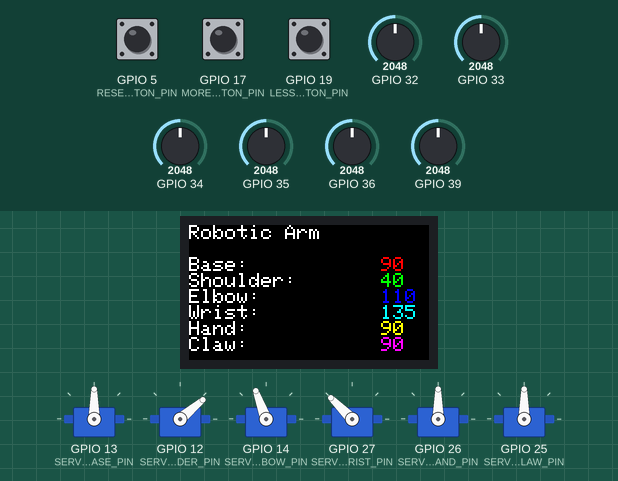
The program below on a simulated ESP32. On the bench: 240×135 colour display, 6 × servo. The inputs (shaded band) are chosen by the test bench; at power-on: GPIO 35 = 2048, GPIO 17 (MORE_SPEED_BUTTON_PIN) LOW, GPIO 34 = 2048, GPIO 36 = 2048, GPIO 5 (RESET_BUTTON_PIN) HIGH, GPIO 19 (LESS_SPEED_BUTTON_PIN) LOW, GPIO 32 = 2048, GPIO 33 = 2048, GPIO 39 = 2048. What the program prints to the serial monitor is not drawn.

Above: at 1.3 s.
1.4 s: GPIO 35 set to 2946
2.9 s: GPIO 35 set to 3063
At 4.5 s:
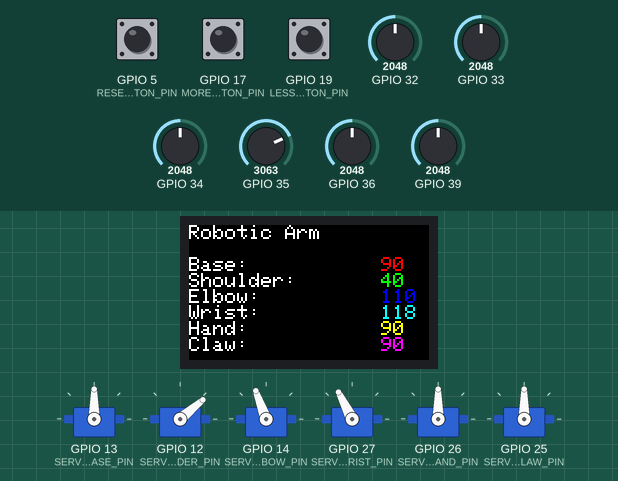
5.9 s: GPIO 17 (MORE_SPEED_BUTTON_PIN) pulled HIGH for 0.15 s
At 6.52 s:
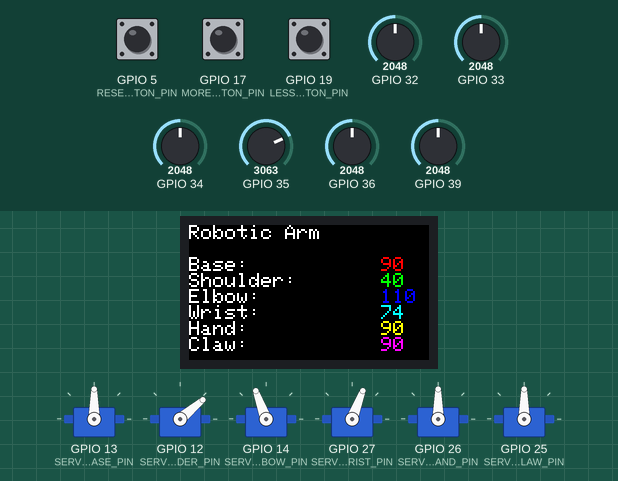
6.6 s: GPIO 34 set to 2940
9.1 s: GPIO 34 set to 3045
At 11.6 s:
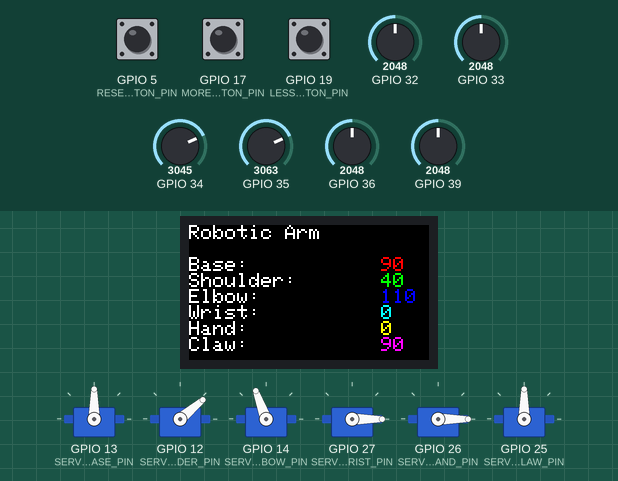
12.1 s: GPIO 36 set to 122
At 13.2 s:
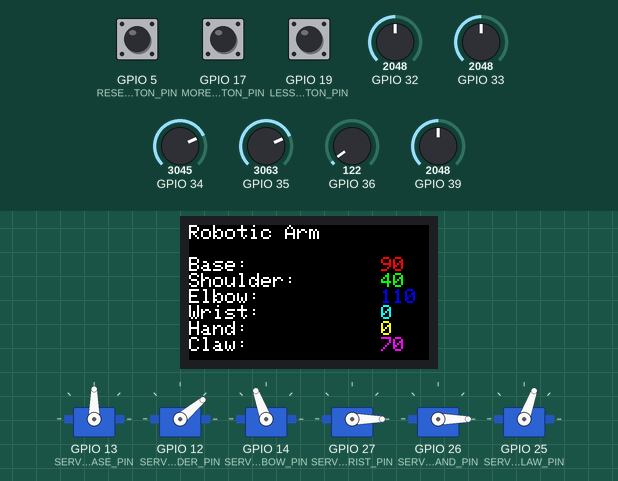
Timing chart, 0 to 15.1 s (numbered marks = the images above; inputs shaded):
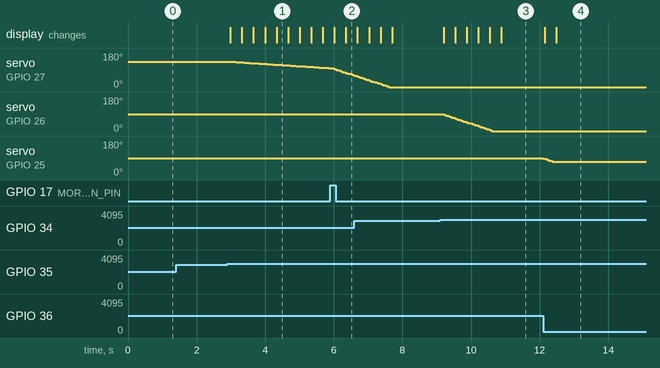

The program:

main.cpp
```cpp
#include <Arduino.h>


#include <freertos/FreeRTOS.h>
#include <freertos/task.h>
#include <Adafruit_ST7789.h>
#include <Arduino_GFX.h>
#include <ESP32Servo.h>
#include <SPI.h>


#define CONTROL_Y_1 GPIO_NUM_33
#define CONTROL_X_1 GPIO_NUM_32
#define CONTROL_Y_2 GPIO_NUM_35
#define CONTROL_X_2 GPIO_NUM_34
#define CONTROL_Y_3 GPIO_NUM_39
#define CONTROL_X_3 GPIO_NUM_36

#define SERVO_BASE_PIN GPIO_NUM_13
#define SERVO_SHOULDER_PIN GPIO_NUM_12
#define SERVO_ELBOW_PIN GPIO_NUM_14
#define SERVO_WRIST_PIN GPIO_NUM_27
#define SERVO_HAND_PIN GPIO_NUM_26
#define SERVO_CLAW_PIN GPIO_NUM_25

#define RESET_BUTTON_PIN GPIO_NUM_5
#define MORE_SPEED_BUTTON_PIN GPIO_NUM_17
#define LESS_SPEED_BUTTON_PIN GPIO_NUM_19

#define TFT_SCL GPIO_NUM_18
#define TFT_SDA GPIO_NUM_23
#define TFT_RST GPIO_NUM_4
#define TFT_DC GPIO_NUM_2
#define TFT_CS GPIO_NUM_15

#define SERVO_MAX_SIGNAL 2500
#define SERVO_MIN_SIGNAL 500
#define READ_CONTROL_DELAY 70
#define SET_SERVO_DELAY 5


typedef struct {
  Servo servo;
  uint8_t angle;
  uint16_t control_pin;
  uint16_t servo_pin;
  uint8_t max_angle;
  uint8_t min_angle;
  bool inverted;
  uint8_t velocity;


  void setup() {
    pinMode(control_pin, INPUT);

    servo.setPeriodHertz(50);
    servo.attach(servo_pin, SERVO_MIN_SIGNAL, SERVO_MAX_SIGNAL);
    servo.write(angle);
  }

  void updateServo() {
    servo.write(angle);
  }
} ServoParameters;


ServoParameters base = {Servo(), 90, CONTROL_X_1, SERVO_BASE_PIN, 180, 0, false, 1};
ServoParameters shoulder = {Servo(), 40, CONTROL_Y_1, SERVO_SHOULDER_PIN, 180, 0, true, 1};
ServoParameters elbow = {Servo(), 110, CONTROL_Y_3, SERVO_ELBOW_PIN, 180, 0, true, 1};
ServoParameters wrist = {Servo(), 135, CONTROL_Y_2, SERVO_WRIST_PIN, 180, 0, false, 1};
ServoParameters hand = {Servo(), 90, CONTROL_X_2, SERVO_HAND_PIN, 180, 0, false, 1};
ServoParameters claw = {Servo(), 90, CONTROL_X_3, SERVO_CLAW_PIN, 160, 70, true, 5};
Adafruit_ST7789 display = Adafruit_ST7789(TFT_CS, TFT_DC, TFT_RST);


void read_control(void *pvParameters);
void set_servo(void *pvParameters);
void check_reset_button(void *pvParameters);
void check_more_speed_button(void *pvParameters);
void check_less_speed_button(void *pvParameters);
void update_display(void *pvParameters);
void clear_display(void *pvParameters);


void setup() {
  Serial.begin(115200);
  Serial2.begin(115200);
  Serial2.end();


  display.init(135, 240, SPI_MODE0);
  display.setRotation(3);
  display.fillScreen(ST77XX_BLACK);


  ESP32PWM::allocateTimer(0);
	ESP32PWM::allocateTimer(1);
	ESP32PWM::allocateTimer(2);
	ESP32PWM::allocateTimer(3);


  base.setup();
  shoulder.setup();
  elbow.setup();
  wrist.setup();
  hand.setup();
  claw.setup();


  BaseType_t task_read_control_base = xTaskCreate(read_control, "read_control_base", (configMINIMAL_STACK_SIZE + 256), &base, 2, NULL);
  BaseType_t task_read_control_shoulder = xTaskCreate(read_control, "read_control_shoulder", (configMINIMAL_STACK_SIZE + 256), &shoulder, 2, NULL);
  BaseType_t task_read_control_wrist = xTaskCreate(read_control, "read_control_wrist", (configMINIMAL_STACK_SIZE + 256), &wrist, 2, NULL);
  BaseType_t task_read_control_elbow = xTaskCreate(read_control, "read_control_elbow", (configMINIMAL_STACK_SIZE + 256), &elbow, 2, NULL);
  BaseType_t task_read_control_hand = xTaskCreate(read_control, "read_control_hand", (configMINIMAL_STACK_SIZE + 256), &hand, 2, NULL);
  BaseType_t task_read_control_claw = xTaskCreate(read_control, "read_control_claw", (configMINIMAL_STACK_SIZE + 256), &claw, 2, NULL);
  if (task_read_control_base == pdFAIL) { Serial.println("Task read_control_base failed to create"); }
  if (task_read_control_shoulder == pdFAIL) { Serial.println("Task read_control_shoulder failed to create"); }
  if (task_read_control_elbow == pdFAIL) { Serial.println("Task read_control_elbow failed to create"); }
  if (task_read_control_wrist == pdFAIL) { Serial.println("Task read_control_wrist failed to create"); }
  if (task_read_control_hand == pdFAIL) { Serial.println("Task read_control_hand failed to create"); }
  if (task_read_control_claw == pdFAIL) { Serial.println("Task read_control_hand failed to create"); }


  BaseType_t task_set_servo_base = xTaskCreate(set_servo, "set_servo_base", (configMINIMAL_STACK_SIZE), &base, 1, NULL);
  BaseType_t task_set_servo_shoulder = xTaskCreate(set_servo, "set_servo_shoulder", (configMINIMAL_STACK_SIZE), &shoulder, 1, NULL);
  BaseType_t task_set_servo_elbow = xTaskCreate(set_servo, "set_servo_elbow", (configMINIMAL_STACK_SIZE), &elbow, 1, NULL);
  BaseType_t task_set_servo_wrist = xTaskCreate(set_servo, "set_servo_wrist", (configMINIMAL_STACK_SIZE), &wrist, 1, NULL);
  BaseType_t task_set_servo_hand = xTaskCreate(set_servo, "set_servo_hand", (configMINIMAL_STACK_SIZE), &hand, 1, NULL);
  BaseType_t task_set_servo_claw = xTaskCreate(set_servo, "set_servo_claw", (configMINIMAL_STACK_SIZE), &claw, 1, NULL);
  if (task_set_servo_base == pdFAIL) { Serial.println("Task set_servo_base failed to create"); }
  if (task_set_servo_shoulder == pdFAIL) { Serial.println("Task set_servo_shoulder failed to create"); }
  if (task_set_servo_elbow == pdFAIL) { Serial.println("Task set_servo_elbow failed to create"); }
  if (task_set_servo_wrist == pdFAIL) { Serial.println("Task set_servo_wrist failed to create"); }
  if (task_set_servo_hand == pdFAIL) { Serial.println("Task set_servo_hand failed to create"); }
  if (task_set_servo_claw == pdFAIL) { Serial.println("Task set_servo_claw failed to create"); }


  BaseType_t task_check_reset_button = xTaskCreate(check_reset_button, "check_reset_button", (configMINIMAL_STACK_SIZE), NULL, 3, NULL);
  BaseType_t task_check_more_speed_button = xTaskCreate(check_more_speed_button, "check_more_speed_button", (configMINIMAL_STACK_SIZE), NULL, 3, NULL);
  BaseType_t task_check_less_speed_button = xTaskCreate(check_less_speed_button, "check_less_speed_button", (configMINIMAL_STACK_SIZE), NULL, 3, NULL);
  if (task_check_reset_button == pdFAIL) { Serial.println("Task check_reset_button failed to create"); }
  if (task_check_more_speed_button == pdFAIL) { Serial.println("Task check_more_speed_button failed to create"); }
  if (task_check_less_speed_button == pdFAIL) { Serial.println("Task check_less_speed_button failed to create"); }


  BaseType_t task_update_display = xTaskCreate(update_display, "update_display", (configMINIMAL_STACK_SIZE + 1024), NULL, 4, NULL);
  BaseType_t task_clear_display = xTaskCreate(clear_display, "clear_display", (configMINIMAL_STACK_SIZE), NULL, 4, NULL);
  if (task_update_display == pdFAIL) { Serial.println("Task update_display failed to create"); }
  if (task_clear_display == pdFAIL) { Serial.println("Task clear_display failed to create"); }
}


void loop() {
  vTaskDelay(10000);
}


void read_control(void *pvParameters) {
  ServoParameters *parameters = (ServoParameters *)pvParameters;

  while (true) {
    uint16_t control_value = analogRead(parameters->control_pin);
    int16_t new_angle = parameters->angle;

    if (control_value <= 1000) {
      new_angle -= parameters->inverted ? parameters->velocity : -parameters->velocity;
    }

    if (control_value >= 3000) {
      new_angle += parameters->inverted ? parameters->velocity : -parameters->velocity;
    }

    if (new_angle < parameters->min_angle) { new_angle = parameters->min_angle; }
    if (new_angle > parameters->max_angle) { new_angle = parameters->max_angle; }

    parameters->angle = new_angle;

    vTaskDelay(READ_CONTROL_DELAY);
  }
}


void set_servo(void *pvParameters) {
  ServoParameters *parameters = (ServoParameters *)pvParameters;

  while (true) {
    parameters->updateServo();
    vTaskDelay(SET_SERVO_DELAY);
  }
}


void check_reset_button(void *pvParameters) {
  while (true) {
    bool reset_state = digitalRead(RESET_BUTTON_PIN);
    if (reset_state == LOW) {
      Serial.println("Resettting");
      base.angle = 90;
      shoulder.angle = 40;
      elbow.angle = 110;
      wrist.angle = 135;
      hand.angle = 90;
      claw.angle = 90;
    }
    vTaskDelay(20);
  }
}


void check_more_speed_button(void *pvParameters) {
  while (true) {
    bool more_speed_state = digitalRead(MORE_SPEED_BUTTON_PIN);
    if (more_speed_state == HIGH) {
      Serial.println("More speed");
      shoulder.velocity = 5;
      elbow.velocity = 5;
      wrist.velocity = 5;
      hand.velocity = 5;
    }
    vTaskDelay(20);
  }
}


void check_less_speed_button(void *pvParameters) {
  while (true) {
    bool less_speed_state = digitalRead(LESS_SPEED_BUTTON_PIN);
    if (less_speed_state == HIGH) {
      Serial.println("Less speed");
      shoulder.velocity = 1;
      elbow.velocity = 1;
      wrist.velocity = 1;
      hand.velocity = 1;
    }
    vTaskDelay(20);
  }
}


void update_display(void *pvParameters) {
  while (true) {
    display.setCursor(0, 0);
    display.setTextSize(2);
    display.setTextColor(ST77XX_WHITE);
    display.println("Robotic Arm\n");

    display.print("Base:           ");
    display.setTextColor(ST77XX_RED);
    display.println(base.angle);

    display.setTextColor(ST77XX_WHITE);
    display.print("Shoulder:       ");
    display.setTextColor(ST77XX_GREEN);
    display.println(shoulder.angle);

    display.setTextColor(ST77XX_WHITE);
    display.print("Elbow:          ");
    display.setTextColor(ST77XX_BLUE);
    display.println(elbow.angle);

    display.setTextColor(ST77XX_WHITE);
    display.print("Wrist:          ");
    display.setTextColor(ST77XX_CYAN);
    display.println(wrist.angle);

    display.setTextColor(ST77XX_WHITE);
    display.print("Hand:           ");
    display.setTextColor(ST77XX_YELLOW);
    display.println(hand.angle);

    display.setTextColor(ST77XX_WHITE);
    display.print("Claw:           ");
    display.setTextColor(ST77XX_MAGENTA);
    display.println(claw.angle);

    vTaskDelay(10);
  }
}


void clear_display(void *pvParameters) {
  while (true) {
    display.fillScreen(ST77XX_BLACK);
    vTaskDelay(20);
  }
}
```

Measured:
- the behaviour switches between 2999 and 3000 on GPIO 35 (found by bisection; images 0 and 1)
- the behaviour switches between 2999 and 3000 on GPIO 34 (found by bisection; images 2 and 3)
- after the input at 1.4 s, every drawn part: stays the same
- after the input at 2.9 s, servo on GPIO 27 (SERVO_WRIST_PIN): moves from 135° to 100° over 2.9 s, starting after 0.08 s; the display: first changes after 0.08 s (image 1 shows a later state)
- after the input at 9.1 s, servo on GPIO 26 (SERVO_HAND_PIN): moves from 90° to 0° over 1.4 s, starting after 0.10 s; the display: first changes after 0.10 s (image 3 shows a later state)
- after the input at 12.1 s, servo on GPIO 25 (SERVO_CLAW_PIN): 90° → 85° at once, → 80° 0.10 s later, → 75° 0.07 s later, → 70° 0.10 s later; the display: first changes after 0.05 s (image 4 shows a later state)
